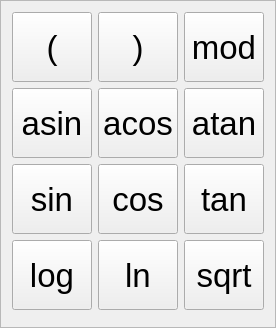
        <widget class="QFrame" name="frame_5">
         <property name="frameShape">
          <enum>QFrame::StyledPanel</enum>
         </property>
         <property name="frameShadow">
          <enum>QFrame::Raised</enum>
         </property>
         <layout class="QGridLayout" name="gridLayout">
          <item row="1" column="2">
           <widget class="QPushButton" name="asinButton">
            <property name="sizePolicy">
             <sizepolicy hsizetype="Preferred" vsizetype="Preferred">
              <horstretch>0</horstretch>
              <verstretch>0</verstretch>
             </sizepolicy>
            </property>
            <property name="minimumSize">
             <size>
              <width>70</width>
              <height>70</height>
             </size>
            </property>
            <property name="maximumSize">
             <size>
              <width>16777215</width>
              <height>16777215</height>
             </size>
            </property>
            <property name="font">
             <font>
              <pointsize>25</pointsize>
             </font>
            </property>
            <property name="styleSheet">
             <string notr="true">QTextEdit {
background: rgb(61, 60, 59);
border-radius: 10px;
}

QLabel {
background: rgb(61, 60, 59);
border-radius: 10px;
}</string>
            </property>
            <property name="text">
             <string>asin</string>
            </property>
           </widget>
          </item>
          <item row="3" column="4">
           <widget class="QPushButton" name="sqrtButton">
            <property name="sizePolicy">
             <sizepolicy hsizetype="Preferred" vsizetype="Preferred">
              <horstretch>0</horstretch>
              <verstretch>0</verstretch>
             </sizepolicy>
            </property>
            <property name="minimumSize">
             <size>
              <width>70</width>
              <height>70</height>
             </size>
            </property>
            <property name="maximumSize">
             <size>
              <width>16777215</width>
              <height>16777215</height>
             </size>
            </property>
            <property name="font">
             <font>
              <pointsize>25</pointsize>
             </font>
            </property>
            <property name="styleSheet">
             <string notr="true">QTextEdit {
background: rgb(61, 60, 59);
border-radius: 10px;
}

QLabel {
background: rgb(61, 60, 59);
border-radius: 10px;
}</string>
            </property>
            <property name="text">
             <string>sqrt</string>
            </property>
           </widget>
          </item>
          <item row="3" column="3">
           <widget class="QPushButton" name="lnButton">
            <property name="sizePolicy">
             <sizepolicy hsizetype="Preferred" vsizetype="Preferred">
              <horstretch>0</horstretch>
              <verstretch>0</verstretch>
             </sizepolicy>
            </property>
            <property name="minimumSize">
             <size>
              <width>70</width>
              <height>70</height>
             </size>
            </property>
            <property name="maximumSize">
             <size>
              <width>16777215</width>
              <height>16777215</height>
             </size>
            </property>
            <property name="font">
             <font>
              <pointsize>25</pointsize>
             </font>
            </property>
            <property name="styleSheet">
             <string notr="true">QTextEdit {
background: rgb(61, 60, 59);
border-radius: 10px;
}

QLabel {
background: rgb(61, 60, 59);
border-radius: 10px;
}</string>
            </property>
            <property name="text">
             <string>ln</string>
            </property>
           </widget>
          </item>
          <item row="2" column="4">
           <widget class="QPushButton" name="tanButton">
            <property name="sizePolicy">
             <sizepolicy hsizetype="Preferred" vsizetype="Preferred">
              <horstretch>0</horstretch>
              <verstretch>0</verstretch>
             </sizepolicy>
            </property>
            <property name="minimumSize">
             <size>
              <width>70</width>
              <height>70</height>
             </size>
            </property>
            <property name="maximumSize">
             <size>
              <width>16777215</width>
              <height>16777215</height>
             </size>
            </property>
            <property name="font">
             <font>
              <pointsize>25</pointsize>
             </font>
            </property>
            <property name="styleSheet">
             <string notr="true">QTextEdit {
background: rgb(61, 60, 59);
border-radius: 10px;
}

QLabel {
background: rgb(61, 60, 59);
border-radius: 10px;
}</string>
            </property>
            <property name="text">
             <string>tan</string>
            </property>
           </widget>
          </item>
          <item row="1" column="3">
           <widget class="QPushButton" name="acosButton">
            <property name="sizePolicy">
             <sizepolicy hsizetype="Preferred" vsizetype="Preferred">
              <horstretch>0</horstretch>
              <verstretch>0</verstretch>
             </sizepolicy>
            </property>
            <property name="minimumSize">
             <size>
              <width>70</width>
              <height>70</height>
             </size>
            </property>
            <property name="maximumSize">
             <size>
              <width>16777215</width>
              <height>16777215</height>
             </size>
            </property>
            <property name="font">
             <font>
              <pointsize>25</pointsize>
             </font>
            </property>
            <property name="styleSheet">
             <string notr="true">QTextEdit {
background: rgb(61, 60, 59);
border-radius: 10px;
}

QLabel {
background: rgb(61, 60, 59);
border-radius: 10px;
}</string>
            </property>
            <property name="text">
             <string>acos</string>
            </property>
           </widget>
          </item>
          <item row="3" column="2">
           <widget class="QPushButton" name="logButton">
            <property name="sizePolicy">
             <sizepolicy hsizetype="Preferred" vsizetype="Preferred">
              <horstretch>0</horstretch>
              <verstretch>0</verstretch>
             </sizepolicy>
            </property>
            <property name="minimumSize">
             <size>
              <width>70</width>
              <height>70</height>
             </size>
            </property>
            <property name="maximumSize">
             <size>
              <width>16777215</width>
              <height>16777215</height>
             </size>
            </property>
            <property name="font">
             <font>
              <pointsize>25</pointsize>
             </font>
            </property>
            <property name="styleSheet">
             <string notr="true">QTextEdit {
background: rgb(61, 60, 59);
border-radius: 10px;
}

QLabel {
background: rgb(61, 60, 59);
border-radius: 10px;
}</string>
            </property>
            <property name="text">
             <string>log</string>
            </property>
           </widget>
          </item>
          <item row="2" column="3">
           <widget class="QPushButton" name="cosButton">
            <property name="sizePolicy">
             <sizepolicy hsizetype="Preferred" vsizetype="Preferred">
              <horstretch>0</horstretch>
              <verstretch>0</verstretch>
             </sizepolicy>
            </property>
            <property name="minimumSize">
             <size>
              <width>70</width>
              <height>70</height>
             </size>
            </property>
            <property name="maximumSize">
             <size>
              <width>16777215</width>
              <height>16777215</height>
             </size>
            </property>
            <property name="font">
             <font>
              <pointsize>25</pointsize>
             </font>
            </property>
            <property name="styleSheet">
             <string notr="true">QTextEdit {
background: rgb(61, 60, 59);
border-radius: 10px;
}

QLabel {
background: rgb(61, 60, 59);
border-radius: 10px;
}</string>
            </property>
            <property name="text">
             <string>cos</string>
            </property>
           </widget>
          </item>
          <item row="2" column="2">
           <widget class="QPushButton" name="sinButton">
            <property name="sizePolicy">
             <sizepolicy hsizetype="Preferred" vsizetype="Preferred">
              <horstretch>0</horstretch>
              <verstretch>0</verstretch>
             </sizepolicy>
            </property>
            <property name="minimumSize">
             <size>
              <width>70</width>
              <height>70</height>
             </size>
            </property>
            <property name="maximumSize">
             <size>
              <width>16777215</width>
              <height>16777215</height>
             </size>
            </property>
            <property name="font">
             <font>
              <pointsize>25</pointsize>
             </font>
            </property>
            <property name="styleSheet">
             <string notr="true">QTextEdit {
background: rgb(61, 60, 59);
border-radius: 10px;
}

QLabel {
background: rgb(61, 60, 59);
border-radius: 10px;
}</string>
            </property>
            <property name="text">
             <string>sin</string>
            </property>
           </widget>
          </item>
          <item row="1" column="4">
           <widget class="QPushButton" name="atanButton">
            <property name="sizePolicy">
             <sizepolicy hsizetype="Preferred" vsizetype="Preferred">
              <horstretch>0</horstretch>
              <verstretch>0</verstretch>
             </sizepolicy>
            </property>
            <property name="minimumSize">
             <size>
              <width>70</width>
              <height>70</height>
             </size>
            </property>
            <property name="maximumSize">
             <size>
              <width>16777215</width>
              <height>16777215</height>
             </size>
            </property>
            <property name="font">
             <font>
              <pointsize>25</pointsize>
             </font>
            </property>
            <property name="styleSheet">
             <string notr="true">QTextEdit {
background: rgb(61, 60, 59);
border-radius: 10px;
}

QLabel {
background: rgb(61, 60, 59);
border-radius: 10px;
}</string>
            </property>
            <property name="text">
             <string>atan</string>
            </property>
            <property name="iconSize">
             <size>
              <width>16</width>
              <height>16</height>
             </size>
            </property>
           </widget>
          </item>
          <item row="0" column="2">
           <widget class="QPushButton" name="openBracketButton">
            <property name="sizePolicy">
             <sizepolicy hsizetype="Preferred" vsizetype="Preferred">
              <horstretch>0</horstretch>
              <verstretch>0</verstretch>
             </sizepolicy>
            </property>
            <property name="minimumSize">
             <size>
              <width>70</width>
              <height>70</height>
             </size>
            </property>
            <property name="maximumSize">
             <size>
              <width>16777215</width>
              <height>16777215</height>
             </size>
            </property>
            <property name="font">
             <font>
              <pointsize>25</pointsize>
             </font>
            </property>
            <property name="styleSheet">
             <string notr="true">QTextEdit {
background: rgb(61, 60, 59);
border-radius: 10px;
}

QLabel {
background: rgb(61, 60, 59);
border-radius: 10px;
}</string>
            </property>
            <property name="text">
             <string>(</string>
            </property>
           </widget>
          </item>
          <item row="0" column="3">
           <widget class="QPushButton" name="closeBracketButton">
            <property name="sizePolicy">
             <sizepolicy hsizetype="Preferred" vsizetype="Preferred">
              <horstretch>0</horstretch>
              <verstretch>0</verstretch>
             </sizepolicy>
            </property>
            <property name="minimumSize">
             <size>
              <width>70</width>
              <height>70</height>
             </size>
            </property>
            <property name="maximumSize">
             <size>
              <width>16777215</width>
              <height>16777215</height>
             </size>
            </property>
            <property name="font">
             <font>
              <pointsize>25</pointsize>
             </font>
            </property>
            <property name="styleSheet">
             <string notr="true">QTextEdit {
background: rgb(61, 60, 59);
border-radius: 10px;
}

QLabel {
background: rgb(61, 60, 59);
border-radius: 10px;
}</string>
            </property>
            <property name="text">
             <string>)</string>
            </property>
           </widget>
          </item>
          <item row="0" column="4">
           <widget class="QPushButton" name="modButton">
            <property name="sizePolicy">
             <sizepolicy hsizetype="Preferred" vsizetype="Preferred">
              <horstretch>0</horstretch>
              <verstretch>0</verstretch>
             </sizepolicy>
            </property>
            <property name="minimumSize">
             <size>
              <width>70</width>
              <height>70</height>
             </size>
            </property>
            <property name="maximumSize">
             <size>
              <width>16777215</width>
              <height>16777215</height>
             </size>
            </property>
            <property name="font">
             <font>
              <pointsize>25</pointsize>
             </font>
            </property>
            <property name="styleSheet">
             <string notr="true">QTextEdit {
background: rgb(61, 60, 59);
border-radius: 10px;
}

QLabel {
background: rgb(61, 60, 59);
border-radius: 10px;
}</string>
            </property>
            <property name="text">
             <string>mod</string>
            </property>
            <property name="iconSize">
             <size>
              <width>16</width>
              <height>16</height>
             </size>
            </property>
           </widget>
          </item>
          <item row="4" column="3">
           <widget class="QFrame" name="frame_6">
            <property name="frameShape">
             <enum>QFrame::StyledPanel</enum>
            </property>
            <property name="frameShadow">
             <enum>QFrame::Raised</enum>
            </property>
           </widget>
          </item>
         </layout>
        </widget>
